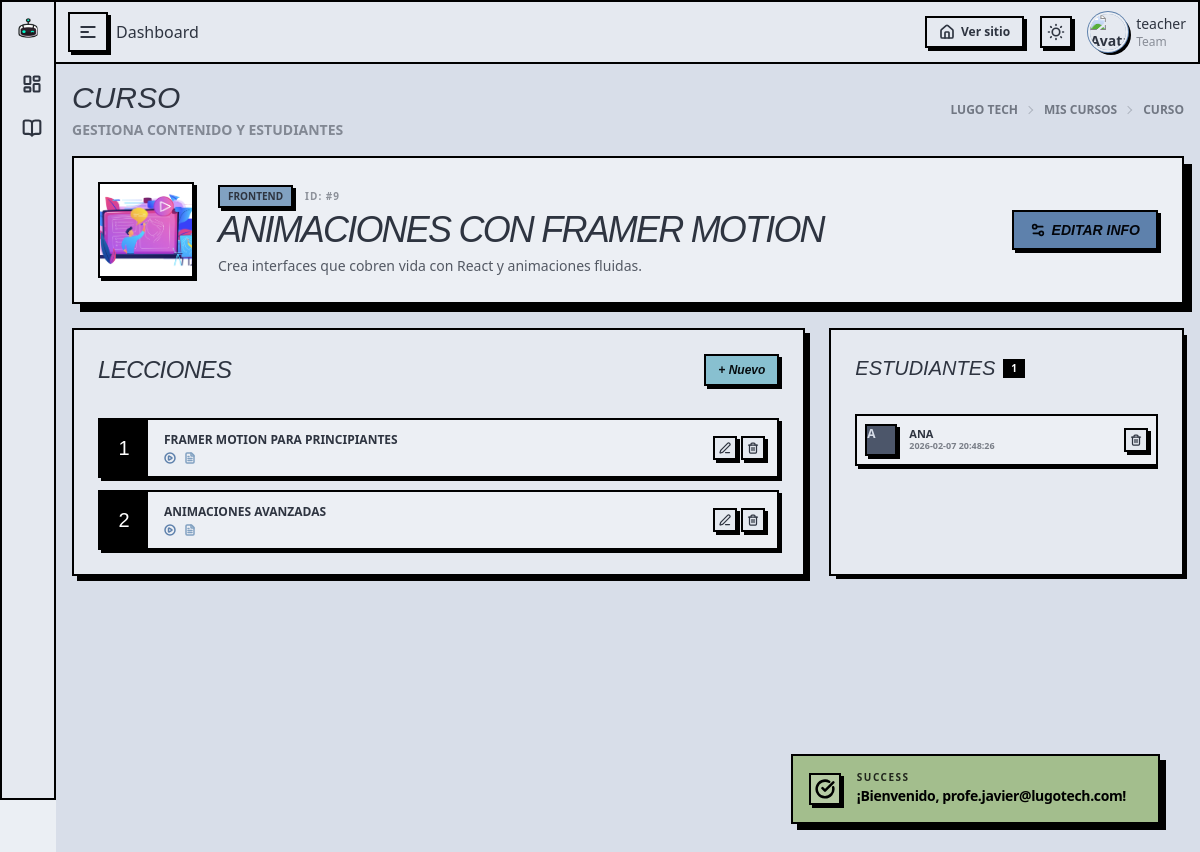
The app's page /pages/teacherCourse.php?course_id=9 (signed in) with its own data.
### tables this page shows
CREATE TABLE courses (
    id INTEGER PRIMARY KEY AUTOINCREMENT,
    teacher_id INTEGER NOT NULL,
    title TEXT NOT NULL,
    description TEXT NOT NULL,
    thumbnail TEXT NOT NULL DEFAULT 'default_course.jpg',
    category TEXT NOT NULL CHECK (category IN ('backend', 'frontend')),
    status TEXT NOT NULL DEFAULT 'pending' CHECK (status IN ('pending', 'published')),
    created_at TIMESTAMP DEFAULT CURRENT_TIMESTAMP,
    FOREIGN KEY (teacher_id) REFERENCES users(id) ON DELETE CASCADE
);

CREATE TABLE lessons (
    id INTEGER PRIMARY KEY AUTOINCREMENT,
    course_id INTEGER NOT NULL,
    title TEXT NOT NULL,
    content TEXT,
    video_url TEXT,
    order_index INTEGER NOT NULL,
    FOREIGN KEY (course_id) REFERENCES courses(id) ON DELETE CASCADE
);

CREATE TABLE enrollments (
    id INTEGER PRIMARY KEY AUTOINCREMENT,
    user_id INTEGER NOT NULL,
    course_id INTEGER NOT NULL,
    enrolled_at TIMESTAMP DEFAULT CURRENT_TIMESTAMP,
    FOREIGN KEY (user_id) REFERENCES users(id) ON DELETE CASCADE,
    FOREIGN KEY (course_id) REFERENCES courses(id) ON DELETE CASCADE
);

CREATE TABLE users (
    id INTEGER PRIMARY KEY AUTOINCREMENT,
    username TEXT NOT NULL,
    email TEXT NOT NULL UNIQUE,
    password TEXT NOT NULL,
    profile_picture TEXT DEFAULT 'default_avatar.jpg',
    role TEXT NOT NULL CHECK (role IN ('admin', 'student', 'teacher'))
);

### includes/dao/CourseDao.php (called while the page is built, shortened)
<?php
class CourseDao
{
  private $db;
  public function __construct($databaseConnection)
  {
    $this->db = $databaseConnection;
  }
  public function getCourseById($id)
  {
    $stmt = $this->db->prepare('SELECT courses.*, users.username as teacher_name FROM courses LEFT JOIN users ON courses.teacher_id = users.id WHERE courses.id = :id');
    $stmt->bindValue(':id', $id, SQLITE3_INTEGER);
    $result = $stmt->execute();
    return $result->fetchArray(SQLITE3_ASSOC);
  }
}

### includes/dao/LessonDao.php (called while the page is built, shortened)
<?php
class LessonDao
{
  private $db;
  public function __construct($databaseConnection)
  {
    $this->db = $databaseConnection;
  }
  public function getLessonsByCourse($courseId)
  {
    $stmt = $this->db->prepare('SELECT * FROM lessons WHERE course_id = :course_id ORDER BY order_index ASC');
    $stmt->bindValue(':course_id', $courseId, SQLITE3_INTEGER);
    $result = $stmt->execute();
    $lessons = [];
    while ($row = $result->fetchArray(SQLITE3_ASSOC)) {
      $lessons[] = $row;
    }
    return $lessons;
  }
}

### includes/dao/EnrollmentDao.php (called while the page is built, shortened)
<?php
class EnrollmentDao
{
  private $dbConnection;
  public function __construct($dbConnection)
  {
    $this->dbConnection = $dbConnection;
  }
  public function getStudentsByCourse($courseId)
  {
    $stmt = $this->dbConnection->prepare("SELECT u.id, u.username, u.email, e.enrolled_at FROM enrollments e JOIN users u ON e.user_id = u.id WHERE e.course_id = :course_id ORDER BY u.username");
    $stmt->bindValue(':course_id', $courseId, SQLITE3_INTEGER);
    $result = $stmt->execute();
    $students = [];
    while ($row = $result->fetchArray(SQLITE3_ASSOC)) {
      $students[] = $row;
    }
    return $students;
  }
  public function countStudentsByCourse($courseId)
  {
    $stmt = $this->dbConnection->prepare('SELECT COUNT(*) as total FROM enrollments WHERE course_id = :course_id');
    $stmt->bindValue(':course_id', $courseId, SQLITE3_INTEGER);
    $result = $stmt->execute();
    $row = $result->fetchArray(SQLITE3_ASSOC);
    return $row ? $row['total'] : 0;
  }
}

### includes/lesson_manager.php (the view, shortened to what this page needs)
<div class="bg-base-200 border-3 border-black shadow-neo p-6 rounded-none h-full">
  <div class="flex justify-between items-center mb-8">
    <h2 class="text-2xl font-display uppercase italic tracking-tight">Lecciones</h2>
    <button onclick="add_lesson_modal.showModal()"
      class="btn btn-sm btn-accent border-2 border-black shadow-neo-sm rounded-none font-display italic">
      + Nuevo
    </button>
  </div>
  <div class="space-y-3">
    <?php if (empty($lessons)): ?>
      <div class="border-2 border-dashed border-black/20 p-10 text-center font-bold opacity-40 uppercase text-xs">
        No hay lecciones creadas todavía.
      </div>
    <?php else: ?>
      <?php foreach ($lessons as $lesson): ?>
        <div class="flex items-center bg-base-100 border-2 border-black shadow-neo-sm hover:shadow-neo transition-all rounded-none overflow-hidden group">
          <div class="bg-black text-white w-12 h-14 flex items-center justify-center font-display text-xl shrink-0">
            <?= $lesson['order_index'] ?>
          </div>
          <div class="flex-1 px-4 py-2">
            <h4 class="font-black uppercase text-xs truncate max-w-50 md:max-w-none"><?= $lesson['title'] ?></h4>
            <div class="flex gap-2 mt-1">
              <?php if ($lesson['video_url']): ?>
                <i data-lucide="play-circle" class="size-3 text-primary stroke-3"></i>
              <?php endif; ?>
              <?php if ($lesson['content']): ?>
                <i data-lucide="file-text" class="size-3 text-secondary stroke-3"></i>
              <?php endif; ?>
            </div>
          </div>
          <div class="flex gap-1 pr-3">
            <button class="btn btn-square btn-xs border-2 border-black rounded-none hover:bg-warning shadow-neo"
              onclick="updateLesson(
                <?= htmlspecialchars($lesson['id']) ?>,
                '<?= htmlspecialchars($lesson['title']) ?>',
                '<?= htmlspecialchars($lesson['video_url']) ?>',
                '<?= htmlspecialchars($lesson['order_index']) ?>',
                '<?= htmlspecialchars($lesson['content']) ?>'
              )">
              <i data-lucide="edit-3" class="size-3"></i>
            </button>
            <button class="btn btn-square btn-xs border-2 border-black rounded-none hover:bg-error shadow-neo"
              onclick="deleteLesson(<?= htmlspecialchars($lesson['id']) ?>, <?= htmlspecialchars($courseId) ?>); ">
              <i data-lucide="trash-2" class="size-3"></i>
            </button>
          </div>
        </div>
      <?php endforeach; ?>
    <?php endif; ?>
  </div>

### includes/course_summary.php (shortened to what this page needs)
<div class="bg-base-100 border-3 border-black shadow-neo-lg p-6 flex flex-col md:flex-row justify-between items-center gap-6 rounded-none">
  <div class="flex items-center gap-6">
    <div class="hidden md:block w-24 h-24 border-2 border-black shadow-neo-sm overflow-hidden bg-base-300">
      <img src="<?= BASE_URL . 'assets/upload/thumbnails/' . $course['thumbnail'] ?>"
        class="w-full h-full object-cover" alt="Course thumb">
    </div>
    <div>
      <div class="flex items-center gap-3 mb-1">
        <span class="bg-secondary px-2 py-0.5 border-2 border-black text-[10px] font-black uppercase shadow-neo-sm">
          <?= $course['category'] ?>
        </span>
        <span class="text-[10px] font-black opacity-50 uppercase tracking-widest">ID: #<?= $course['id'] ?></span>
      </div>
      <h1 class="text-3xl md:text-4xl font-display uppercase italic tracking-tighter leading-none">
        <?= $course['title'] ?>
      </h1>
      <p class="text-sm font-medium mt-2 max-w-xl opacity-80"><?= $course['description'] ?></p>
    </div>
  </div>
  <div class="flex gap-3 w-full md:w-auto">
    <button onclick="updateCourse(<?= htmlspecialchars($course['id']) ?>, <?= htmlspecialchars($course['teacher_id']) ?>, '<?= htmlspecialchars(addslashes($course['title'])) ?>', '<?= htmlspecialchars(addslashes($course['description'])) ?>', '<?= htmlspecialchars($course['category']) ?>', '<?= htmlspecialchars($course['status']) ?>', '<?= htmlspecialchars($course['thumbnail']) ?>')"
      class="btn btn-primary flex-1 md:flex-none border-2 border-black shadow-neo-sm rounded-none font-display italic uppercase">
      <i data-lucide="settings-2" class="size-4"></i> Editar Info
    </button>
  </div>
</div>

### includes/student_table.php
<div class="bg-base-200  border-black shadow-neo p-6 rounded-none h-full">
  <div class="flex items-center gap-2 mb-6">
    <h2 class="text-xl font-display uppercase italic">Estudiantes</h2>
    <span class="bg-black text-white px-2 py-0.5 text-[10px] font-black"><?= $totalStudents ?></span>
  </div>
  <div class="overflow-x-auto">
    <table class="table table-xs w-full border-separate border-spacing-y-2 p-0">
      <tbody class="space-y-2">
        <?php if (empty($students)): ?>
          <tr>
            <td class="text-center py-4 font-bold opacity-50 italic">Sin alumnos inscritos</td>
          </tr>
        <?php else: ?>
          <?php foreach ($students as $student): ?>
            <tr class="bg-base-100 border-2 border-black shadow-neo-sm hover:shadow-neo transition-all rounded-none ">
              <td class="p-2 border-y-2 border-l-2 border-black ">
                <div class="flex items-center gap-3">
                  <div class="avatar placeholder">
                    <div class="bg-neutral text-neutral-content w-8 h-8 border-2 border-black shadow-neo-sm rounded-none">
                      <span class="text-xs font-black"><?= strtoupper(substr($student['username'], 0, 1)) ?></span>
                    </div>
                  </div>
                  <div>
                    <div class="font-black text-[11px] uppercase truncate w-24 leading-none"><?= $student['username'] ?></div>
                    <div class="text-[9px] opacity-60 font-bold"><?= $student['enrolled_at'] ?></div>
                  </div>
                </div>
              </td>
              <td class="p-2 border-y-2 border-r-2 border-black text-right">
                <button class="btn btn-square btn-xs border-2 border-black rounded-none hover:bg-error shadow-neo"
                  onclick=" ">
                  <i data-lucide="trash-2" class="size-3"></i>
                </button>
              </td>
            </tr>
          <?php endforeach; ?>
        <?php endif; ?>
      </tbody>
    </table>
  </div>
</div>

### records on screen
courses: thumbnail (picture), category "FRONTEND", id "9", title "ANIMACIONES CON FRAMER MOTION", description "Crea interfaces que cobren vida con React y animaciones fluidas."
lessons: order_index "1", title "FRAMER MOTION PARA PRINCIPIANTES"
lessons: order_index "2", title "ANIMACIONES AVANZADAS"
enrollments: user.username "A", user.username "ANA", enrolled_at "2026-02-07 20:48:26"

### other values on screen
$type "SUCCESS"
$message "¡Bienvenido, profe.javier@lugotech.com!"
$_SESSION['user']['role'] "teacher"
$totalStudents "1"
